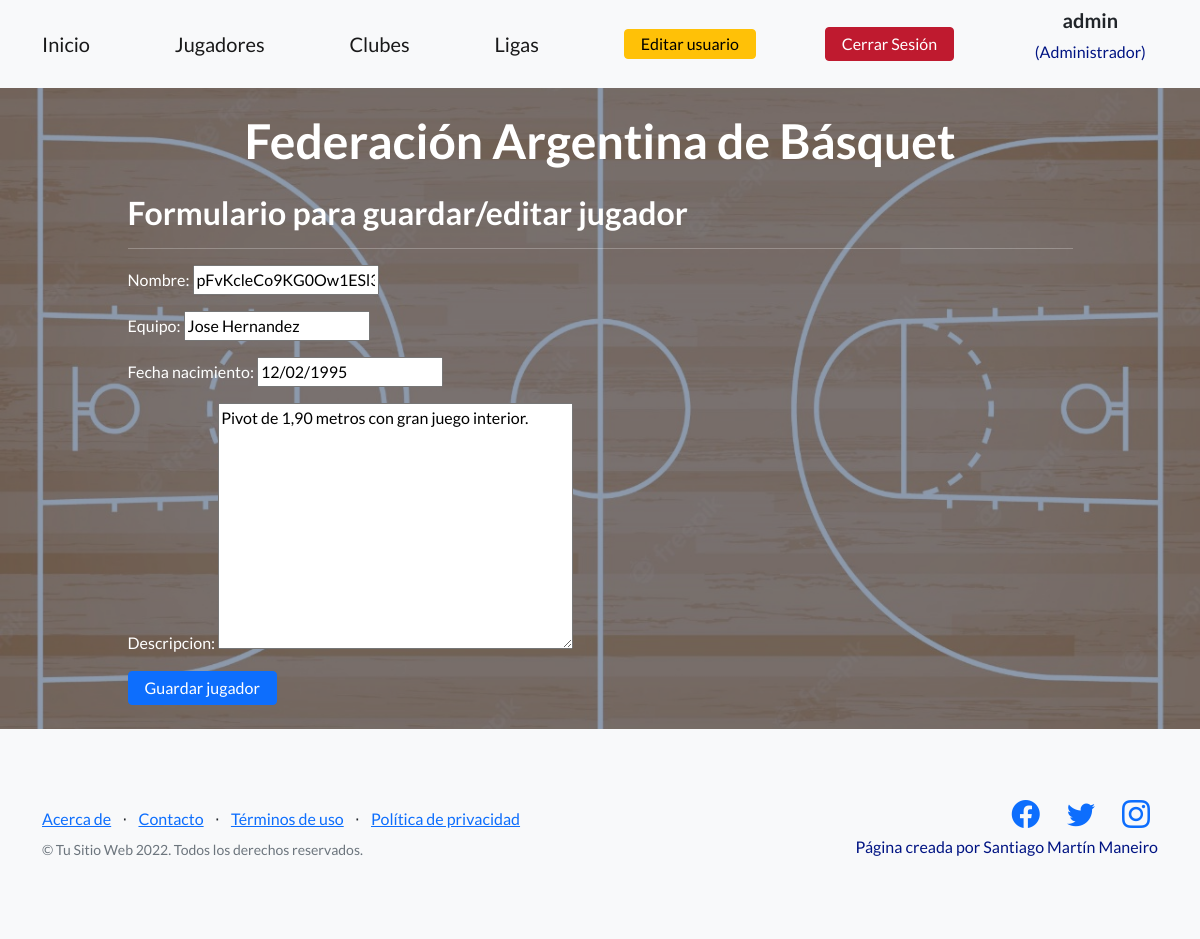
Page /jugadores/2/update (signed in) on the committed database.
### jugadores/models.py (models this page shows, shortened)
class Jugadores(models.Model):
    nombre = models.CharField(max_length=40)
    equipo = models.CharField(max_length=30)
    fecha_nacimiento = models.DateField()
    descripcion = models.TextField(blank = True, null=True)

### jugadores/views.py (the view)
# urls.py: path('<int:pk>/update', views.JugadoresUpdateView.as_view(), name='jugadores-update'),
class JugadoresUpdateView(LoginRequiredMixin, UpdateView):
    model = Jugadores
    template_name = "jugadores_form.html"
    success_url = reverse_lazy('jugadores:jugadores-list')
    fields = ['nombre', 'equipo', 'fecha_nacimiento', 'descripcion']

### jugadores/templates/jugadores_form.html (shortened to what this page needs)
{% extends "index.html" %}
{% load static %}
{% block ProjectManeiro_content %}
<h2>Formulario para guardar/editar jugador</h2>
<hr></hr>
<form action="" method="POST">
    {{ form.as_p }}
    <input type="submit" class="btn btn-azul" value="Guardar jugador" />
</form>
{% endblock %}

### home/templates/index.html (shortened to what this page needs)
<!DOCTYPE html>
<html lang="en">
    <head>
        {% load static %}
        <link href="https://cdn.jsdelivr.net/npm/bootstrap-icons@1.5.0/font/bootstrap-icons.css" rel="stylesheet" type="text/css" />
        <link href="{% static 'home/css/styles.css' %}" rel="stylesheet" />
        <link rel="stylesheet" href="https://cdnjs.cloudflare.com/ajax/libs/font-awesome/4.7.0/css/font-awesome.min.css">
    </head>
    <body>
        <nav class="navbar navbar-light bg-light static-top">
            <div class="container">
                <a class="navbar-brand" href="{% url 'home:main' %}">Inicio</a>
                <a class="navbar-brand" href="{% url 'jugadores:jugadores-list' %}">Jugadores</a>
                <a class="navbar-brand" href="{% url 'clubes:clubes-list' %}">Clubes</a>
                <a class="navbar-brand" href="{% url 'ligas:ligas-list' %}">Ligas</a>
                {% if user.is_authenticated %}
                <a class="btn2 btn-warning" href="{% url 'user:user-update' %}">Editar usuario</a>
                <a class="btn btn-primary" href="{% url 'user:user-logout' %}">Cerrar Sesión</a>
                {% else %}
                <a class="btn btn-azul" href="{% url 'user:user-login' %}">Iniciar Sesión</a>
                {% endif %}
                {% if user.is_authenticated %}
                <div class="text-center">
                    <h5>{{ user.username }}</h5>
                        <div class="container">
                        {% if user.is_superuser %}
                        <h7><p style="color: rgb(0, 20, 131)" >(Administrador)</p></h7>
                        {% else %}
                        <h7><p style="color: rgb(0, 20, 131)" >(No eres Administrador)</p></h7>
                        {%endif%}
                        </div>
                {% endif %}
            </div>
        </nav>
        <header class="masthead">
            <div class="container position-relative">
                <div class="row justify-content-center">
                    <div class="col-xl-6">
                        <div class="text-center text-white">
                            <h1 class="mb-5">Federación Argentina de Básquet</h1>
                            <div class="text-lg-start text-white">
                                {% block ProjectManeiro_content %}
                                {% endblock %}
                            </div>
                        </div>
                    </div>
                </div>
            </div>
        </header>
        <footer class="footer bg-light">
            <div class="container">
                <div class="row">
                    <div class="col-lg-6 h-100 text-center text-lg-start my-auto">
                        <ul class="list-inline mb-2">
                            <li class="list-inline-item"><a href="{% url 'home:acerca-de' %}">Acerca de</a></li>
                            <li class="list-inline-item">⋅</li>
                            <li class="list-inline-item"><a href="{% url 'home:contacto' %}">Contacto</a></li>
                            <li class="list-inline-item">⋅</li>
                            <li class="list-inline-item"><a href="#!">Términos de uso</a></li>
                            <li class="list-inline-item">⋅</li>
                            <li class="list-inline-item"><a href="#!">Política de privacidad</a></li>
                        </ul>
                        <p class="text-muted small mb-4 mb-lg-0">&copy; Tu Sitio Web 2022. Todos los derechos reservados.</p>
                    </div>
                    <div class="col-lg-6 h-100 text-center text-lg-end my-auto">
                        <ul class="list-inline mb-0">
                            <li class="list-inline-item me-4">
                                <a href="http://facebook.com/saantiago.martin/"><i class="bi-facebook fs-3"></i></a>
                            </li>
                            <li class="list-inline-item me-4">
                                <a href="http://twitter.com/SantiiManeiro"><i class="bi-twitter fs-3"></i></a>
                            </li>
                            <li class="list-inline-item">
                                <a href="http://instagram.com/santimaneiro/"><i class="bi-instagram fs-3"></i></a>
                            </li>
                            <h7><p style="color: rgb(0, 20, 131)" >Página creada por Santiago Martín Maneiro</p></h7>
                        </ul>
                    </div>
                </div>
            </div>
        </footer>
    </body>
</html>

### rows in the picture
Jugadores: nombre "pFvKcleCo9KG0Ow1ESl3", equipo "Jose Hernandez", fecha_nacimiento "12/02/1995", descripcion "Pivot de 1,90 metros con gran juego interior."

### other values in the picture
{{ user.username }} "admin"
